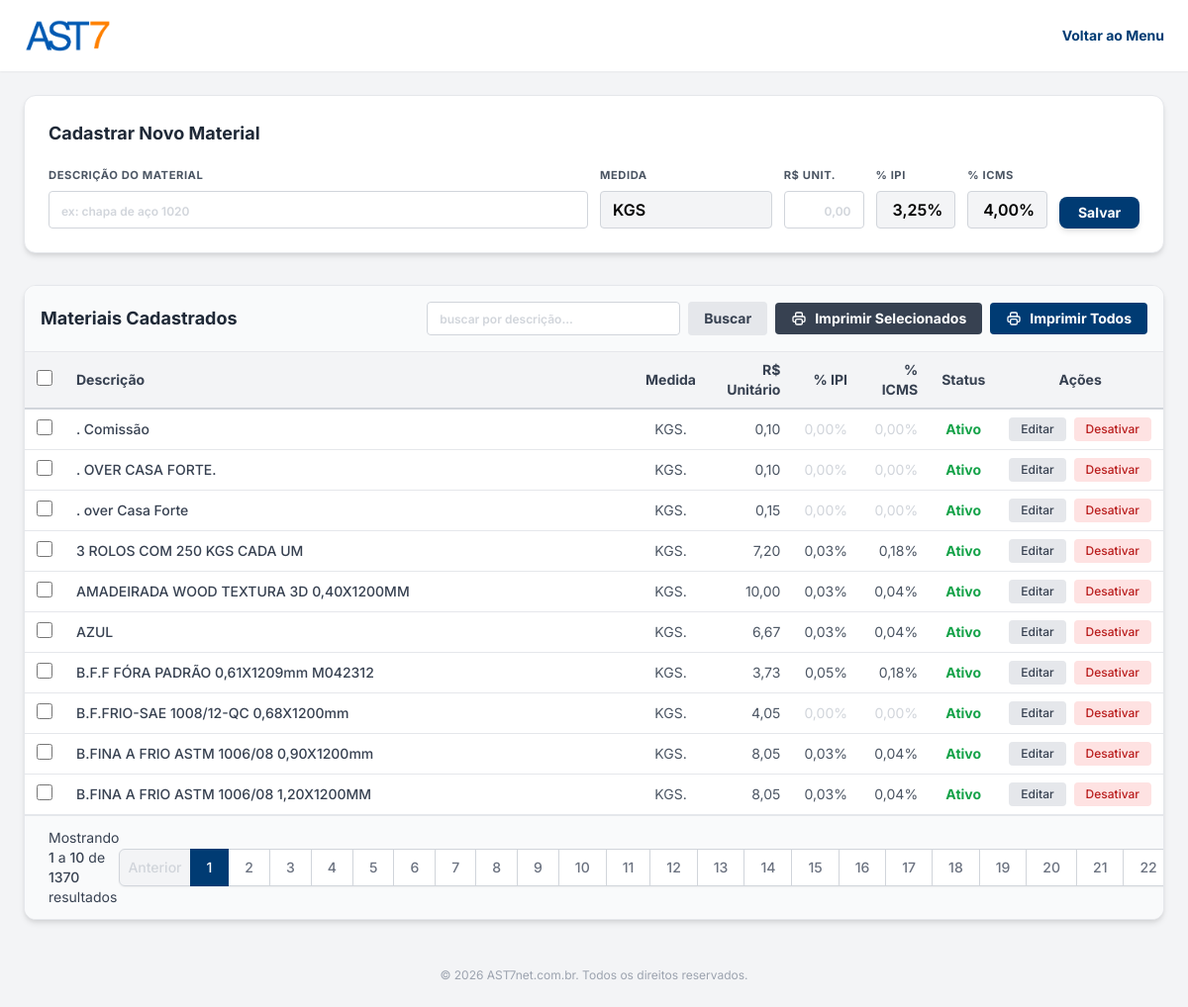
/materiais.php (signed in), run on the app's committed database.
### tables this page shows
CREATE TABLE materiais (
            id INTEGER PRIMARY KEY AUTOINCREMENT,
            descricao TEXT NOT NULL,
            medida TEXT NOT NULL,
            preco_unitario REAL DEFAULT 0.00,
            ipi REAL DEFAULT 0.00,
            icms REAL DEFAULT 0.00,
            ativo INTEGER DEFAULT 1,
            created_at DATETIME DEFAULT CURRENT_TIMESTAMP
        );

### materiais.php (the view, shortened to what this page needs)
<?php
$pdo = Database::getInstance();
$busca = isset($_GET['busca']) ? trim($_GET['busca']) : '';
$pagina_atual = isset($_GET['page']) && is_numeric($_GET['page']) ? (int)$_GET['page'] : 1;
$limite = 10;
$offset = ($pagina_atual - 1) * $limite;
$sql_where = " WHERE 1=1";
$params = [];
$stmtCount = $pdo->prepare("SELECT COUNT(*) FROM materiais" . $sql_where);
$stmtCount->execute($params);
$total_registros = $stmtCount->fetchColumn();
$total_paginas = ceil($total_registros / $limite);
$sql = "SELECT * FROM materiais" . $sql_where . " ORDER BY descricao ASC LIMIT $limite OFFSET $offset";
$stmt = $pdo->prepare($sql);
$stmt->execute($params);
$materiais = $stmt->fetchAll();
if (!function_exists('urlPagina')) {
    function urlPagina($num) {
        $q = [];
        $q['page'] = $num;
        return 'materiais.php?' . http_build_query($q);
    }
}
?>
<!DOCTYPE html>
<html lang="pt-BR">
<head>
    <script src="https://cdn.tailwindcss.com"></script>
</head>
<body class="bg-bg-main min-h-screen flex flex-col font-sans text-text-main text-base">
    <header class="bg-white shadow-sm py-4 px-6 flex justify-between items-center">
        <img src="assets/ast7_logo.png" alt="AST7" class="h-10">
        <a href="dashboard.php" class="text-brand-blue hover:underline font-bold text-sm">Voltar ao Menu</a>
    </header>
    <main class="flex-grow p-4 md:p-6 max-w-7xl mx-auto w-full">
        <div class="bg-white p-6 rounded-xl shadow-md border border-gray-200 mb-8">
            <h2 class="text-lg font-bold text-gray-800 mb-4">Cadastrar Novo Material</h2>
            <form method="POST" class="grid grid-cols-1 md:grid-cols-12 gap-3 items-end">
                <div class="md:col-span-6">
                    <label class="form-label block mb-1">Descrição do Material</label>
                    <input type="text" name="descricao" required placeholder="Ex: Chapa de Aço 1020" class="w-full px-3 py-1.5 border border-gray-300 rounded focus:outline-none focus:ring-1 focus:ring-brand-blue font-semibold uppercase">
                </div>
                <div class="md:col-span-2">
                    <label class="form-label block mb-1">Medida</label>
                    <input type="text" name="medida" required value="KGS" class="w-full px-3 py-1.5 border border-gray-300 rounded focus:outline-none focus:ring-1 focus:ring-brand-blue font-semibold uppercase">
                </div>
                <div class="md:col-span-1">
                    <label class="form-label block mb-1">R$ Unit.</label>
                    <input type="text" name="preco_unitario" id="preco_unitario" placeholder="0,00" class="w-full px-3 py-1.5 border border-gray-300 rounded focus:outline-none focus:ring-1 focus:ring-brand-blue font-semibold text-right">
                </div>
                <div class="md:col-span-1">
                    <label class="form-label block mb-1">% IPI</label>
                    <input type="text" name="ipi" id="ipi" value="3,25%" class="w-full px-3 py-1.5 border border-gray-300 rounded focus:outline-none focus:ring-1 focus:ring-brand-blue font-semibold text-right">
                </div>
                <div class="md:col-span-1">
                    <label class="form-label block mb-1">% ICMS</label>
                    <input type="text" name="icms" id="icms" value="4,00%" class="w-full px-3 py-1.5 border border-gray-300 rounded focus:outline-none focus:ring-1 focus:ring-brand-blue font-semibold text-right">
                </div>
                <div class="md:col-span-1">
                    <button type="submit" class="w-full bg-brand-blue text-white font-bold py-1.5 px-2 rounded-lg shadow-md transition-all duration-200 hover:bg-blue-900 hover:-translate-y-0.5 active:scale-95 text-sm">
                        Salvar
                    </button>
                </div>
            </form>
        </div>
        <div class="bg-white rounded-xl shadow-md border border-gray-200 overflow-hidden">
            <div class="p-4 border-b border-gray-200 bg-gray-50 flex flex-col md:flex-row justify-between items-center gap-4">
                <h2 class="text-lg font-bold text-gray-800">Materiais Cadastrados</h2>
                <div class="flex flex-col md:flex-row items-center gap-2 w-full md:w-auto">
                    <form method="GET" class="flex gap-2 w-full md:w-auto">
                        <input type="text" name="busca" value="<?= htmlspecialchars($busca) ?>" placeholder="buscar por descrição..." class="px-3 py-1.5 border border-gray-300 rounded text-sm font-semibold w-full md:w-64">
                        <button type="submit" class="bg-gray-200 text-gray-700 px-4 py-1.5 rounded hover:bg-gray-300 font-bold text-sm transition-colors">Buscar</button>
                    </form>
                    <div class="flex gap-2 w-full md:w-auto mt-2 md:mt-0">
                        <button onclick="imprimirSelecionados()" class="bg-gray-700 text-white px-4 py-1.5 rounded hover:bg-gray-800 font-bold text-sm transition-colors flex items-center gap-2">
                            Imprimir Selecionados
                        </button>
                        <a href="relatorio_materiais.php?todos=1" target="_blank" class="bg-brand-blue text-white px-4 py-1.5 rounded hover:bg-blue-900 font-bold text-sm transition-colors flex items-center gap-2">
                            Imprimir Todos
                        </a>
                    </div>
                </div>
            </div>
            <div class="overflow-x-auto">
                <table class="w-full text-left border-collapse text-sm">
                    <thead>
                        <tr class="border-b-2 border-gray-300 text-gray-700 bg-gray-100">
                            <th class="py-2 px-3 w-10 text-center">
                                <input type="checkbox" id="checkAll" class="w-4 h-4 cursor-pointer" onclick="document.querySelectorAll('.chk-material').forEach(c => c.checked = this.checked)">
                            </th>
                            <th class="py-2 px-3 font-bold w-1/2">Descrição</th>
                            <th class="py-2 px-3 font-bold text-center">Medida</th>
                            <th class="py-2 px-3 font-bold text-right">R$ Unitário</th>
                            <th class="py-2 px-3 font-bold text-right">% IPI</th>
                            <th class="py-2 px-3 font-bold text-right">% ICMS</th>
                            <th class="py-2 px-3 font-bold text-center">Status</th>
                            <th class="py-2 px-3 font-bold text-center">Ações</th>
                        </tr>
                    </thead>
                    <tbody>
                        <?php foreach($materiais as $m): ?>
                        <tr class="border-b border-gray-200 hover:bg-blue-50 transition-colors <?= $m['ativo'] == 0 ? 'opacity-60 bg-gray-100' : '' ?>">
                            <td class="py-2 px-3 text-center">
                                <input type="checkbox" class="chk-material w-4 h-4 cursor-pointer" value="<?= $m['id'] ?>">
                            </td>
                            <td class="py-2 px-3 text-gray-700 font-medium"><?= htmlspecialchars($m['descricao']) ?></td>
                            <td class="py-2 px-3 text-gray-600 text-center"><?= htmlspecialchars($m['medida']) ?></td>
                            <td class="py-2 px-3 text-right <?= $m['preco_unitario'] > 0 ? 'text-gray-600' : 'text-gray-300' ?>"><?= number_format($m['preco_unitario'], 2, ',', '.') ?></td>
                            <td class="py-2 px-3 text-right <?= $m['ipi'] > 0 ? 'text-gray-600' : 'text-gray-300' ?>"><?= number_format($m['ipi'], 2, ',', '.') ?>%</td>
                            <td class="py-2 px-3 text-right <?= $m['icms'] > 0 ? 'text-gray-600' : 'text-gray-300' ?>"><?= number_format($m['icms'], 2, ',', '.') ?>%</td>
                            <td class="py-2 px-3 text-center">
                                <?php if($m['ativo']): ?>
                                    <span class="text-green-600 font-bold">Ativo</span>
                                <?php else: ?>
                                    <span class="text-red-500 font-bold">Inativo</span>
                                <?php endif; ?>
                            </td>
                            <td class="py-2 px-3">
                                <div class="flex items-center justify-center gap-2">
                                    <a href="materiais.php?edit=<?= $m['id'] ?>" class="bg-gray-200 text-gray-700 hover:bg-gray-300 px-3 py-1 rounded transition-colors text-xs font-medium">Editar</a>
                                    <a href="materiais.php?toggle=<?= $m['id'] ?>" class="<?= $m['ativo'] ? 'bg-red-100 text-red-700 hover:bg-red-200' : 'bg-green-100 text-green-700 hover:bg-green-200' ?> px-3 py-1 rounded transition-colors text-xs font-medium">
                                        <?= $m['ativo'] ? 'Desativar' : 'Ativar' ?>
                                    </a>
                                </div>
                            </td>
                        </tr>
                        <?php endforeach; ?>
                    </tbody>
                </table>
            </div>
            <?php if($total_paginas > 1): ?>
            <div class="bg-gray-50 px-4 py-3 border-t border-gray-200 flex items-center justify-between sm:px-6">
                <div class="hidden sm:flex-1 sm:flex sm:items-center sm:justify-between">
                    <div>
                        <p class="text-sm text-gray-700">
                            Mostrando <span class="font-medium"><?= $offset + 1 ?></span> a <span class="font-medium"><?= min($offset + $limite, $total_registros) ?></span> de <span class="font-medium"><?= $total_registros ?></span> resultados
                        </p>
                    </div>
                    <div>
                        <nav class="relative z-0 inline-flex rounded-md shadow-sm -space-x-px">
                            <a href="<?= $pagina_atual > 1 ? urlPagina($pagina_atual - 1) : '#' ?>" class="<?= $pagina_atual > 1 ? 'bg-white text-gray-500 hover:bg-gray-50' : 'bg-gray-100 text-gray-300 cursor-not-allowed' ?> relative inline-flex items-center px-2 py-2 rounded-l-md border border-gray-300 text-sm font-medium">Anterior</a>
                            <?php for($i = 1; $i <= $total_paginas; $i++): ?>
                                <a href="<?= urlPagina($i) ?>" class="<?= $i == $pagina_atual ? 'bg-brand-blue text-white border-brand-blue z-10' : 'bg-white text-gray-500 hover:bg-gray-50 border-gray-300' ?> relative inline-flex items-center px-4 py-2 border text-sm font-medium"><?= $i ?></a>
                            <?php endfor; ?>
                        </nav>
                    </div>
                </div>
            </div>
            <?php endif; ?>
        </div>
    </main>
    <?php include 'footer.php'; ?>
</body>
</html>

### materiais.php (style rules this page uses)
input:not(:placeholder-shown) { background-color: #F3F4F6 !important; }
.form-label { font-size: 0.7rem; text-transform: uppercase; color: #4B5563; font-weight: 700; letter-spacing: 0.05em; }
::placeholder { color: #D1D5DB !important; font-size: 0.75rem !important; text-transform: lowercase !important; }

### data on the page
materiais: descricao ". Comissão", medida "KGS.", preco_unitario "0,10", ipi "0,00", icms "0,00", ativo "Ativo"
materiais: descricao ". OVER CASA FORTE.", medida "KGS.", preco_unitario "0,10", ipi "0,00", icms "0,00", ativo "Ativo"
materiais: descricao ". over Casa Forte", medida "KGS.", preco_unitario "0,15", ipi "0,00", icms "0,00", ativo "Ativo"
materiais: descricao "3 ROLOS COM 250 KGS CADA UM", medida "KGS.", preco_unitario "7,20", ipi "0,03", icms "0,18", ativo "Ativo"
materiais: descricao "AMADEIRADA WOOD TEXTURA 3D 0,40X1200MM", medida "KGS.", preco_unitario "10,00", ipi "0,03", icms "0,04", ativo "Ativo"
materiais: descricao "AZUL", medida "KGS.", preco_unitario "6,67", ipi "0,03", icms "0,04", ativo "Ativo"
materiais: descricao "B.F.F FÓRA PADRÃO 0,61X1209mm M042312", medida "KGS.", preco_unitario "3,73", ipi "0,05", icms "0,18", ativo "Ativo"
materiais: descricao "B.F.FRIO-SAE 1008/12-QC 0,68X1200mm", medida "KGS.", preco_unitario "4,05", ipi "0,00", icms "0,00", ativo "Ativo"
materiais: descricao "B.FINA A FRIO ASTM 1006/08 0,90X1200mm", medida "KGS.", preco_unitario "8,05", ipi "0,03", icms "0,04", ativo "Ativo"
materiais: descricao "B.FINA A FRIO ASTM 1006/08 1,20X1200MM", medida "KGS.", preco_unitario "8,05", ipi "0,03", icms "0,04", ativo "Ativo"

### other printed values
$offset + 1 "1"
min($offset + $limite, $total_registros) "10"
$total_registros "1370"
